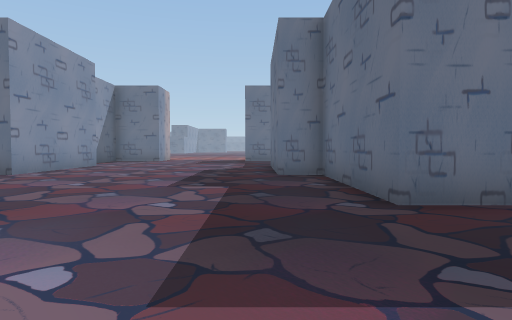
View 1 (above)

13 first-person views from a walk through a scene from a Unity 3-D project. The camera is 1.2 m above the floor, tilts 2° down and sees 75° across. The floor is counted in squares, 2 m on a side. Each view is taken from the middle of a square. On the plan, view 1 faces up. The plan holds only what a view shows up to about 10 squares ahead; the rest is blank. The place goes on beyond the plan.

View 2
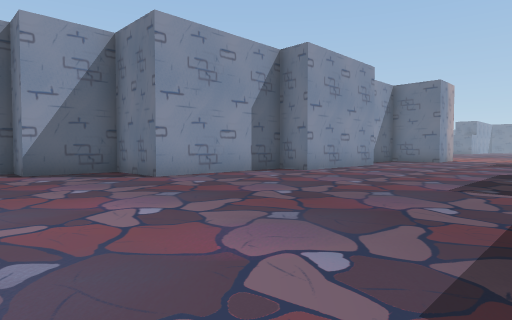

View 3
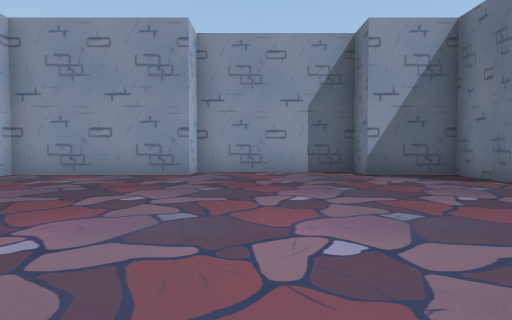

View 4
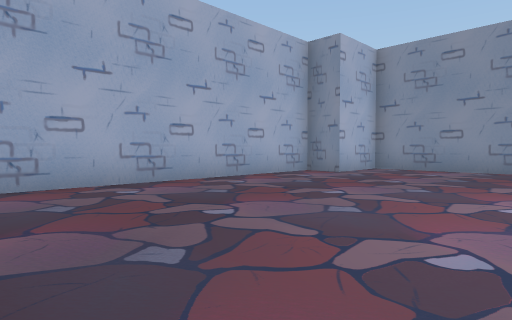

View 5
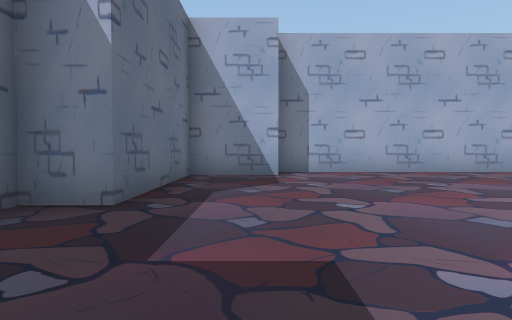

View 6
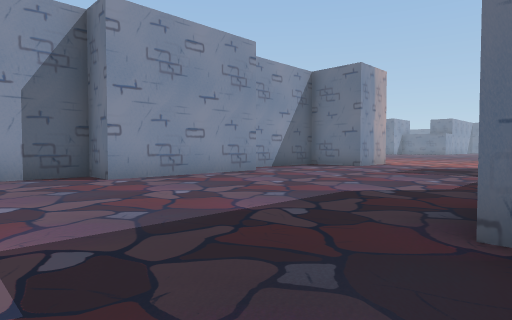

View 7
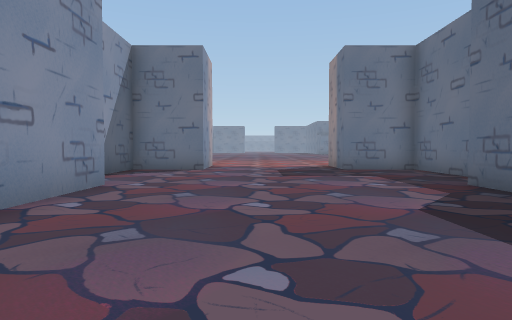

View 8
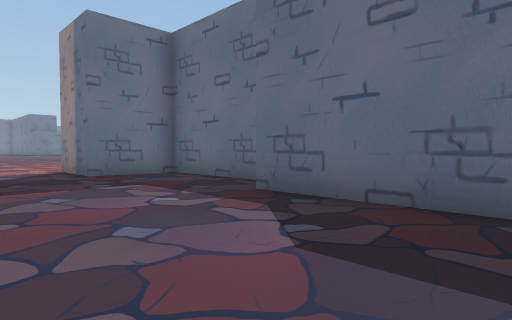

View 9
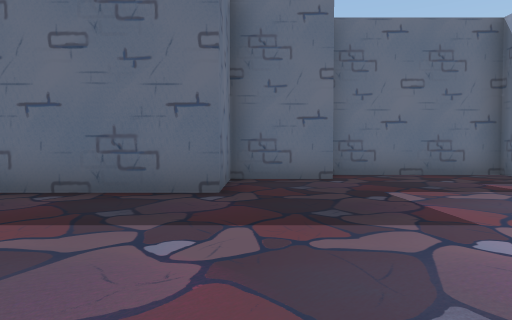

View 10
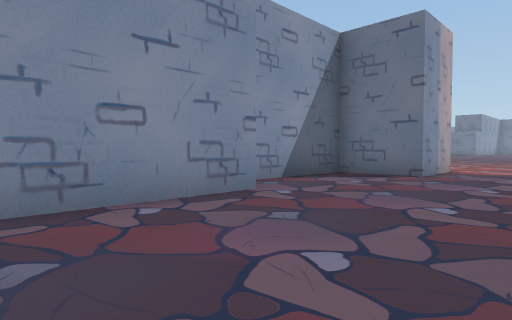

View 11
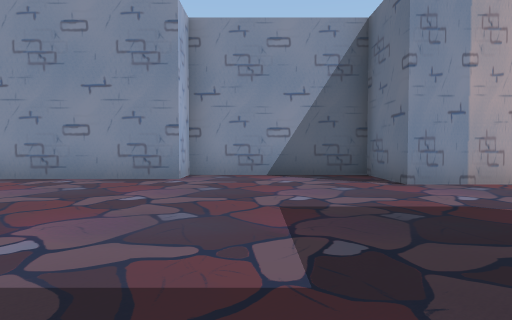

View 12
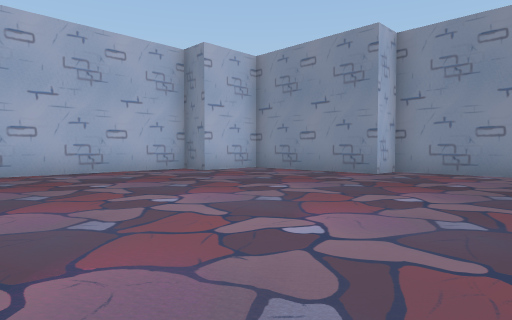

View 13
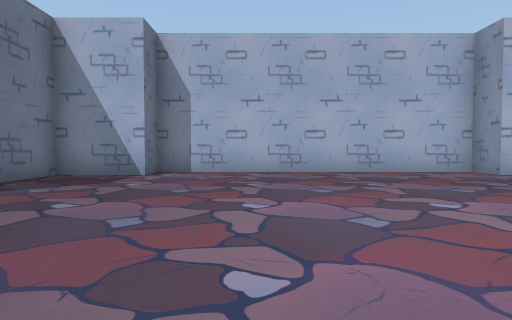

### Floor plan
Points are (right, up) in squares from view 1. A wall is a line through its corners. A room is listed if a view was taken in it or the views show most of it. See-through windows are left out.
Room 1 (views 1, 2, 3, 4, 5, 6, 7, 8, 9, 10, 11, 12, 13)
walls: (3.5, 1.5) (3.5, 3.5) (1.5, 3.5) (1.5, 7.5) (0.5, 7.5) (0.5, 11.5); (1.5, 12.5) (1.5, 15.5) (-0.5, 15.5) (-0.5, 16.5); (-4.5, 16.5) (-4.5, 15.5) (-6.5, 15.5) (-6.5, 11.5) (-5.5, 11.5) (-5.5, 7.5) (-6.5, 7.5) (-6.5, 3.5) (-8.5, 3.5) (-8.5, 1.5) (-9.5, 1.5) (-9.5, -2.5) (-8.5, -2.5) (-8.5, -6.5) (-6.5, -6.5) (-6.5, -7.5) (1.5, -7.5) (1.5, -6.5) (3.5, -6.5) (3.5, -2.5) (4.5, -2.5) (4.5, 1.4)

Positions as (right, up) in squares from view 1, and headings:
1: (0, 0), facing up
2: (0, 0), facing up-left
3: (-1, -1), facing left
4: (1, -2), facing down-left
5: (2, 1), facing down
6: (1, 5), facing up-left
7: (-3, 6), facing up
8: (-3, 8), facing up-right
9: (-3, 3), facing right
10: (-2, 8), facing up-left
11: (1, 13), facing left
12: (-1, 1), facing down-left
13: (-1, 1), facing down
